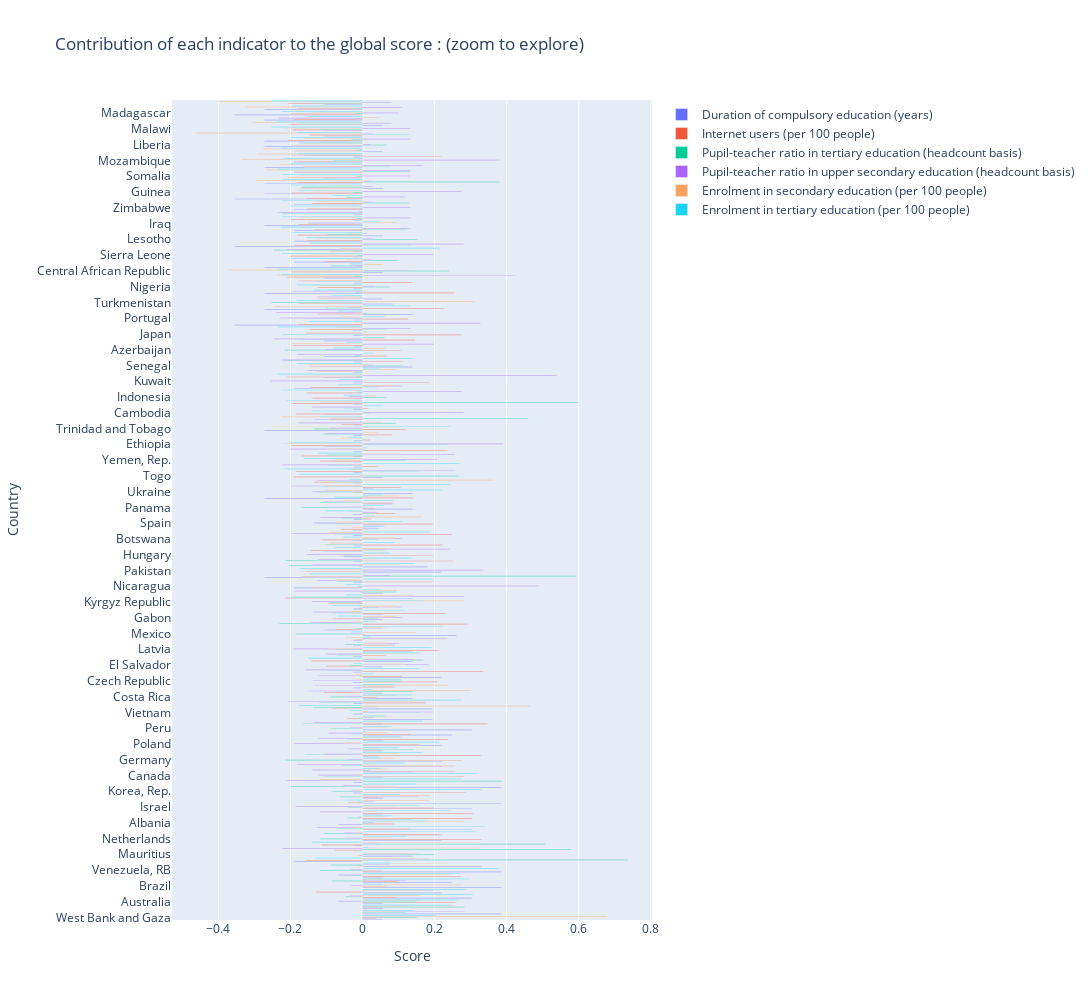

The cell this chart's notebook holds for it:
### Markdown cell above
Visualisation de la contribution de chaque indicateur au score global

### Code cell
fig = go.Figure()
fig.update_layout(title='Contribution of each indicator to the global score : (zoom to explore)',
                  width=1150, 
                  height=1000,
                  xaxis_title="Score",
                  yaxis_title="Country",)

for col in scores.columns[:-1]:
    fig.add_trace(go.Bar(
        y=scores.index,
        x=scores[col]/6,
        name=col,
        orientation='h'))

fig.show()

### Figure 1 — Plotly figure (JSON) as saved in the notebook; plotly's stock layout.template omitted (floating-point values rounded to 4 significant figures; data arrays with more than 128 entries replaced by an {"elided": "..."} marker saying what was removed)
{"data": [{"name": "Duration of compulsory education (years)", "orientation": "h", "type": "bar", "x": {"elided": "156 float values"}, "y": {"elided": "156 str values"}}, {"name": "Internet users (per 100 people)", "orientation": "h", "type": "bar", "x": {"elided": "156 float values"}, "y": {"elided": "156 str values"}}, {"name": "Pupil-teacher ratio in tertiary education (headcount basis)", "orientation": "h", "type": "bar", "x": {"elided": "156 float values"}, "y": {"elided": "156 str values"}}, {"name": "Pupil-teacher ratio in upper secondary education (headcount basis)", "orientation": "h", "type": "bar", "x": {"elided": "156 float values"}, "y": {"elided": "156 str values"}}, {"name": "Enrolment in secondary education (per 100 people)", "orientation": "h", "type": "bar", "x": {"elided": "156 float values"}, "y": {"elided": "156 str values"}}, {"name": "Enrolment in tertiary education (per 100 people)", "orientation": "h", "type": "bar", "x": {"elided": "156 float values"}, "y": {"elided": "156 str values"}}], "layout": {"height": 1000, "title": {"text": "Contribution of each indicator to the global score : (zoom to explore)"}, "width": 1150, "xaxis": {"title": {"text": "Score"}}, "yaxis": {"title": {"text": "Country"}}}}
